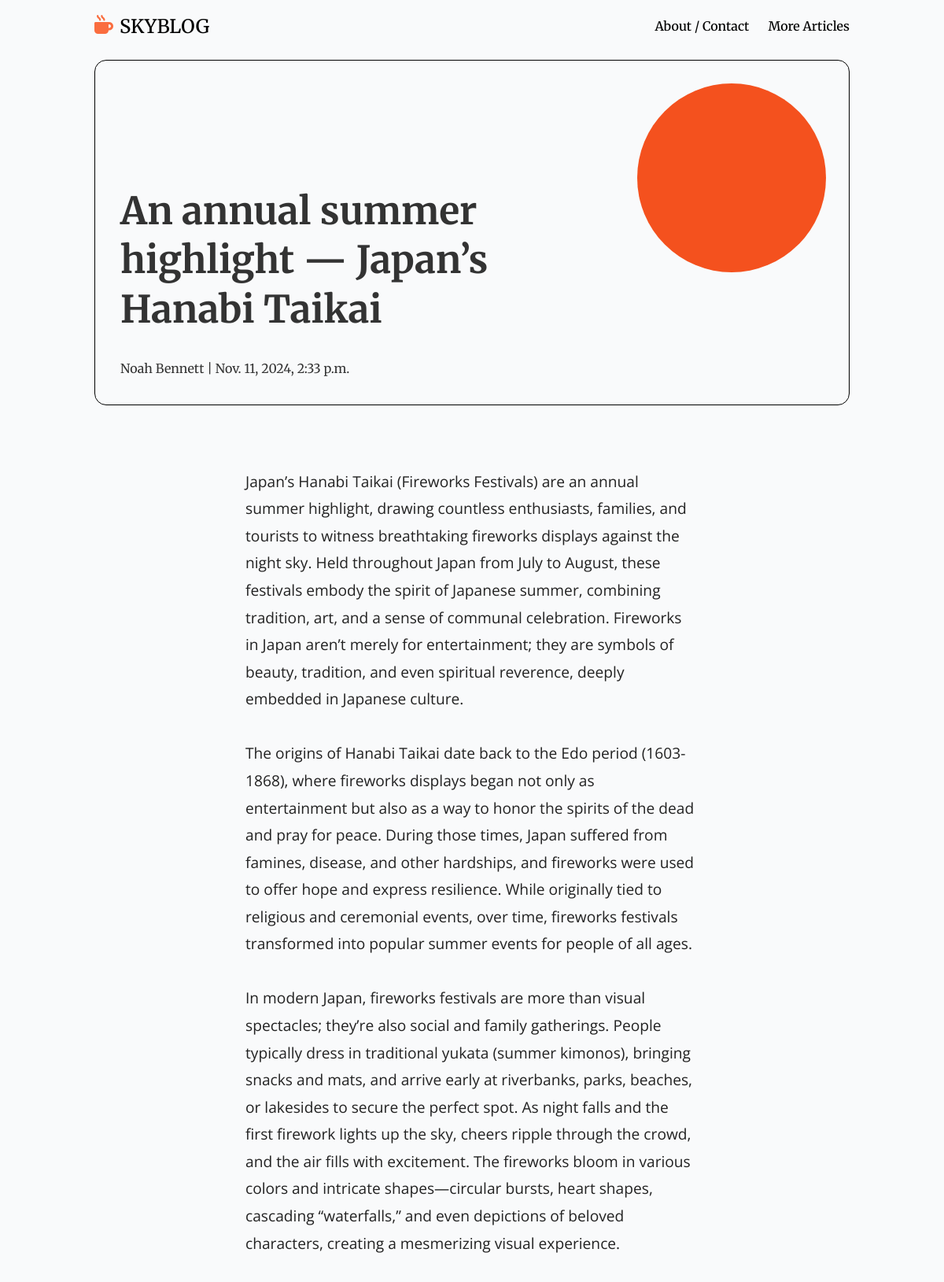
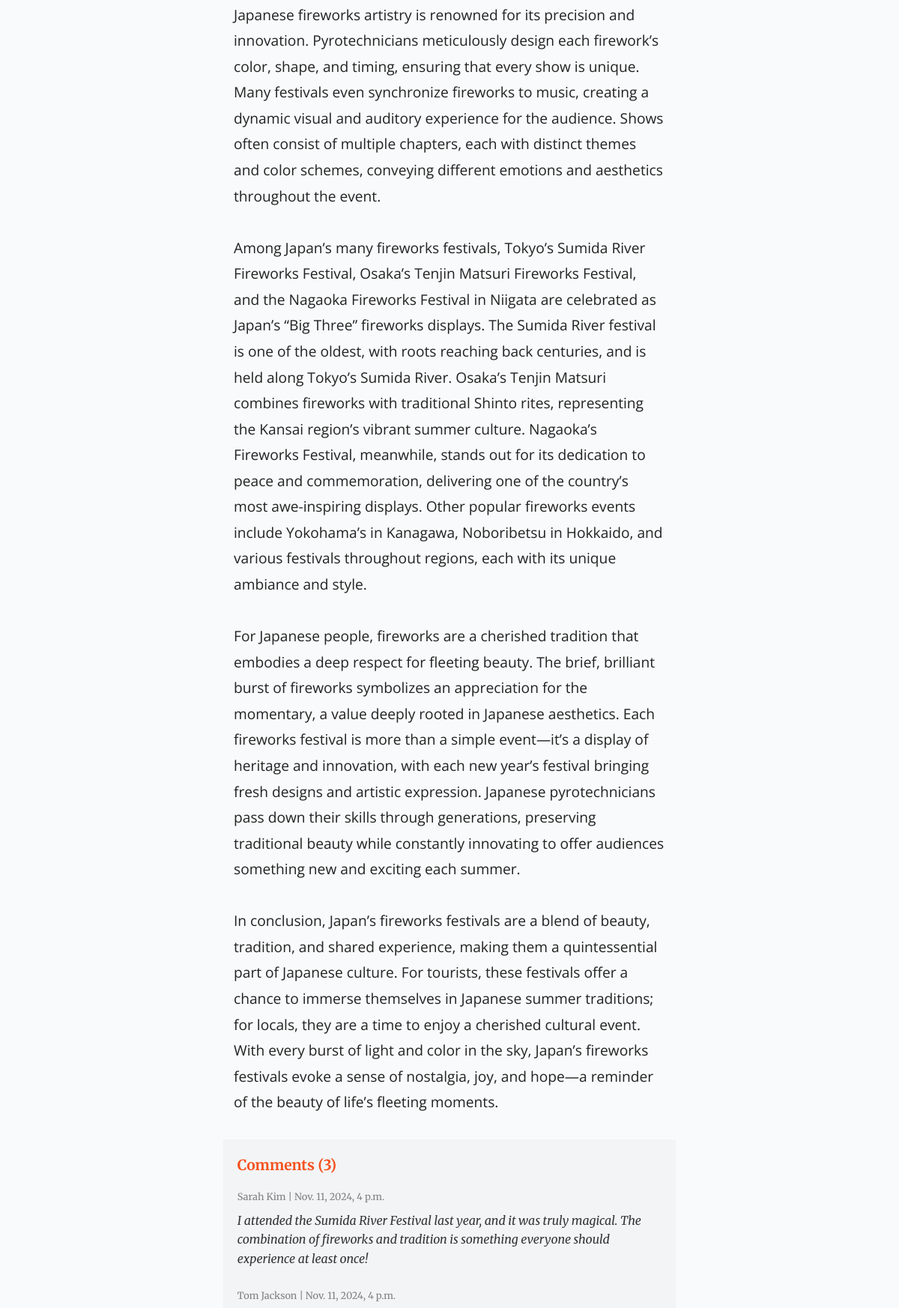
Page /an-annual-summer-highlight-japans-hanabi-taikai/ (upper part) on the committed database (2 pictures, top to bottom).
### blog/models.py (models this page shows, shortened)
class Post(models.Model):
  STATUS = (
    (0, "Draft"),
    (1, "Publish"),
  )
  image = models.ImageField(upload_to='posts/', blank=True, null=True)
  title = models.CharField(max_length=100, unique=True)
  slug = models.SlugField(max_length=100, unique=True)
  author = models.ForeignKey(User, on_delete=models.CASCADE, related_name="blog_posts")
  updated_on = models.DateTimeField(auto_now=True)
  content = models.TextField()
  created_on = models.DateTimeField(auto_now_add=True)
  status = models.IntegerField(
    choices=STATUS,
    default=0,
    verbose_name="Post Status",
    help_text="Set the status of the post to draft or publish."
    )
  class Meta:
    ordering = ['-created_on']

class Comment(models.Model):
  post = models.ForeignKey(Post, on_delete=models.CASCADE, related_name='comments')
  name = models.CharField(max_length=80)
  email = models.EmailField()
  body = models.TextField()
  created_on = models.DateTimeField(auto_now_add=True)
  active = models.BooleanField(default=False)
  class Meta:
    ordering = ['created_on']

### blog/views.py (the view, shortened to what this page needs)
# urls.py: path('<slug:slug>/', views.PostDetail.as_view(), name='post_detail'),
class PostDetail(generic.DetailView):
    model = Post
    template_name = "post_detail.html"
    def get_context_data(self, **kwargs):
        context = super().get_context_data(**kwargs)
        post = self.get_object()
        context['comments'] = post.comments.filter(active=True)
        context['comment_form'] = CommentForm()
        return context

### templates/post_detail.html (shortened to what this page needs)
{% extends "base.html" %}
{% load static %}
{% block content %}
<header class="detail-header">
  <div class="circle-shape"></div>
  <div class="post-info">
    <h1>{{ post.title }}</h1>
    <div class="post-meta">{{ post.author.first_name }} {{ post.author.last_name }} | {{ post.created_on }}</div>
  </div>
</header>
<div class="detail-container">
  <div class="main-content">
    <div class="detail-body">
      <p class="post-text">{{ post.content | safe }}</p>
    </div>
    <div class="comment-card">
      <div class="comment-body">
        {% with comments.count as total_comments %}
          <h2>Comments ({{ total_comments }})</h2>
        {% endwith %}
        {% for comment in comments %}
          <div class="comment-detail">
            <p class="comment-muted">
              {{ comment.name }} |
              <span>{{ comment.created_on }}</span>
            </p>
            <div class="comment-text">
              <p>
              {{ comment.body | linebreaks }}
              </p>
            </div>
          </div>
        {% empty %}
          <p>No comments yet. Be the first to comment!</p>
        {% endfor %}
      </div>
    </div>
  </div>
</div>
{% endblock content %}

### static/css/styles.css (style rules this page uses)
* { margin: 0; padding: 0; box-sizing: border-box; font-family: "Merriweather", serif; }
body { background-color: #f9fafb; color: #333; font-size: 16px; line-height: 1.6; padding-top: 60px; }
.detail-container { width: 80%; margin: 5rem auto; }
.detail-header { border: 1px solid rgba(0,0,0,1); padding: 10rem 2rem 2rem; width: 80%; margin: 1rem auto; border-radius: 15px; }
.detail-header .post-info { width: 70%; }
.detail-header { position: relative; }
.circle-shape { width: 240px; height: 240px; position: absolute; top: 1.8rem; right: 1.8rem; background-color: #f4511e; border-radius: 50%; z-index: -100; }
.post-meta { margin-top: 2rem; }
.detail-header h1 { font-size: 3rem; line-height: 1.3; margin: 0 auto; }
.detail-body { width: 60%; margin: 0 auto; }
.detail-body p { font-family: "Open Sans", sans-serif; font-size: 1.2rem; line-height: 1.8em; color: #222; }
.comment-card { width: 63%; margin: 2rem auto; background-color: #f3f4f6; padding: 1.2rem; }
.comment-body { line-height: 1.6; display: flex; justify-content: center; flex-direction: column; gap: 1rem; }
.comment-body h2 { color: #f4511e; font-size: 1.2rem; }
.comment-detail .comment-muted { color:gray; font-size: 0.8rem; }
.comment-text p { font-size: 1rem; font-style: italic; color: #333; margin-top: 0.6rem; }

### rows in the picture
Post: title "An annual summer highlight — Japan’s Hanabi Taikai", author.first_name "Noah", author.last_name "Bennett", created_on "Nov. 11, 2024, 2:33 p.m.", content "Japan’s Hanabi Taikai (Fireworks Festivals) are an annual summer highlight, drawing countless enthusiasts, families, and tourists to witness breathtaking fireworks displays against the night sky. Held throughout Japan from July to August, these festivals embody the spirit of Japanese summer, combining tradition, art, and a sense of communal celebration. Fireworks in Japan aren’t merely for entertainment; they are symbols of beauty, tradition, and even spiritual reverence, deeply embedded in Japanese culture. The origins of Hanabi Taikai date back to the Edo period (1603-1868), where fireworks displays began not only as entertainment but also as a way to honor the spirits of the dead and…"
Comment: name "Sarah Kim", created_on "Nov. 11, 2024, 4 p.m.", body "I attended the Sumida River Festival last year, and it was truly magical. The combination of fireworks and tradition is something everyone should experience at least once!"
Comment: name "Tom Jackson", created_on "Nov. 11, 2024, 4 p.m."

### other values in the picture
{{ total_comments }} "3"
